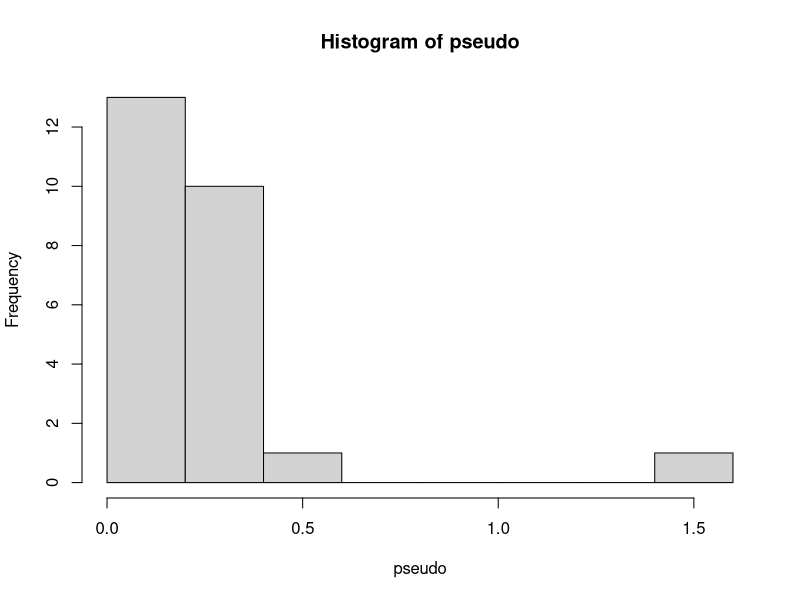

Generate this figure with R:
x <-c(8.26, 6.33, 10.4, 5.27, 5.35, 5.61, 6.12, 6.19, 5.2,
      7.01, 8.74, 7.78, 7.02, 6, 6.5, 5.8, 5.12, 7.41, 6.52, 6.21,
      12.28, 5.6, 5.38, 6.6, 8.74)

CV <- function(x){
  sqrt(var(x))/mean(x)
}


jack <- numeric(length(x)-1)
pseudo <- numeric(length(x))
for (i in 1:length(x)){
  jack<-x[-i]
  pseudo[i] <- length(x)*CV(x) -(length(x)-1)*CV(jack)
}

mean(pseudo)
var(pseudo)
hist(pseudo)
var(pseudo)/length(x)
mean(pseudo) + qt(0.975,length(x)-1)*sqrt(var(pseudo)/length(x))
mean(pseudo) - qt(0.975,length(x)-1)*sqrt(var(pseudo)/length(x))